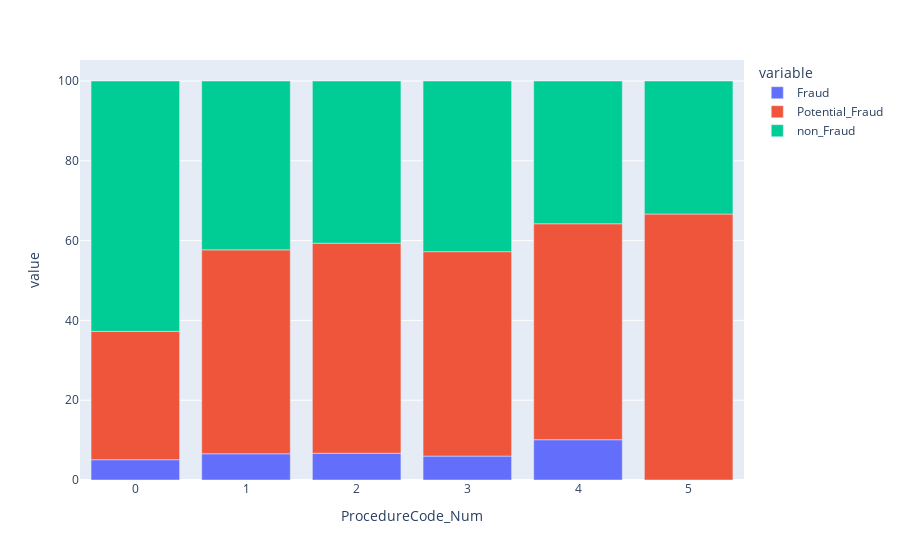

This figure's notebook cell:
### Code cell
fig10 = pro.plot.bar(x='ProcedureCode_Num', y=['Fraud',
                                            'Potential_Fraud',
                                            'non_Fraud'])

fig10.show()

### Figure 1 — Plotly figure (JSON) as saved in the notebook; plotly's stock layout.template omitted (floating-point values rounded to 4 significant figures)
{"data": [{"alignmentgroup": "True", "hovertemplate": "variable=Fraud<br>ProcedureCode_Num=%{x}<br>value=%{y}<extra></extra>", "legendgroup": "Fraud", "marker": {"color": "#636efa"}, "name": "Fraud", "offsetgroup": "Fraud", "orientation": "v", "showlegend": true, "textposition": "auto", "type": "bar", "x": [0, 1, 2, 3, 4, 5], "xaxis": "x", "y": [5.084, 6.577, 6.702, 5.993, 10.09, 0], "yaxis": "y"}, {"alignmentgroup": "True", "hovertemplate": "variable=Potential_Fraud<br>ProcedureCode_Num=%{x}<br>value=%{y}<extra></extra>", "legendgroup": "Potential_Fraud", "marker": {"color": "#EF553B"}, "name": "Potential_Fraud", "offsetgroup": "Potential_Fraud", "orientation": "v", "showlegend": true, "textposition": "auto", "type": "bar", "x": [0, 1, 2, 3, 4, 5], "xaxis": "x", "y": [32.17, 51.1, 52.64, 51.23, 54.13, 66.67], "yaxis": "y"}, {"alignmentgroup": "True", "hovertemplate": "variable=non_Fraud<br>ProcedureCode_Num=%{x}<br>value=%{y}<extra></extra>", "legendgroup": "non_Fraud", "marker": {"color": "#00cc96"}, "name": "non_Fraud", "offsetgroup": "non_Fraud", "orientation": "v", "showlegend": true, "textposition": "auto", "type": "bar", "x": [0, 1, 2, 3, 4, 5], "xaxis": "x", "y": [62.75, 42.32, 40.65, 42.77, 35.78, 33.33], "yaxis": "y"}], "layout": {"barmode": "relative", "legend": {"title": {"text": "variable"}, "tracegroupgap": 0}, "margin": {"t": 60}, "xaxis": {"anchor": "y", "domain": [0, 1], "title": {"text": "ProcedureCode_Num"}}, "yaxis": {"anchor": "x", "domain": [0, 1], "title": {"text": "value"}}}}
